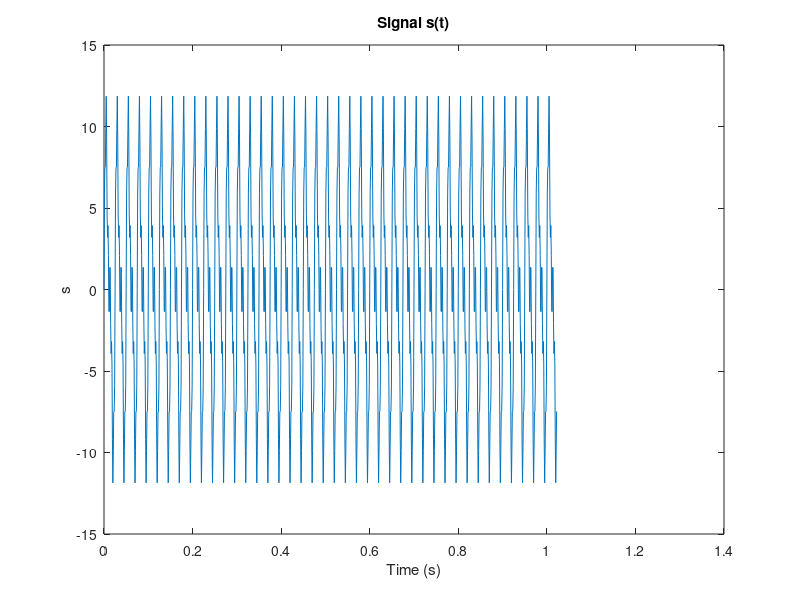
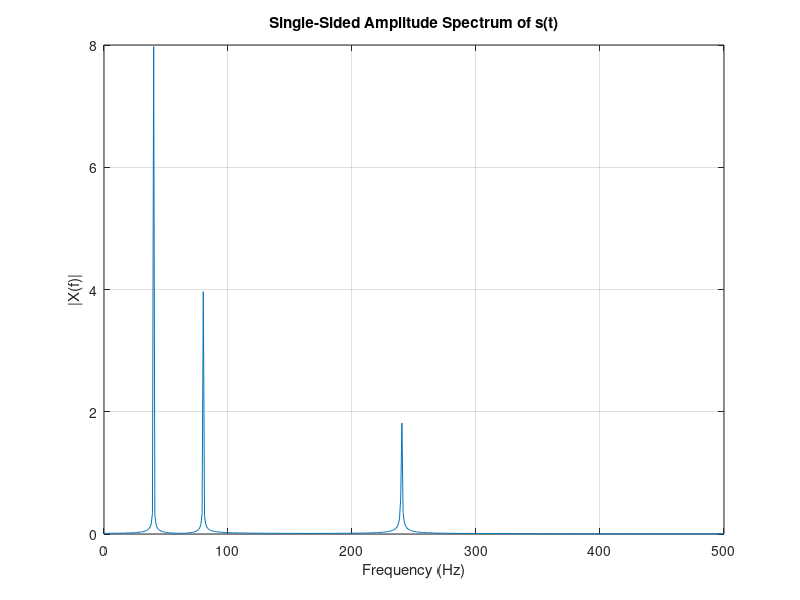

The MATLAB script that drew these images, in order:
clc; close all; clear all;      % Clean up the workspace

Fs = 1000;                      % Sampling frequency
Ts = 1/Fs;                      % Sample period
N = 2^10;                       % Length of signal. Must be a power of two
t = (0:N-1)*Ts;                 % Time vector
% Sum of a 40 Hz sinusoid, 80 Hz sinusoid and a 240 Hz sinusoid
s = 8*sin(2*pi*40*t) + 4*sin(2*pi*80*t)+2*sin(2*pi*240*t); 

% Plot signal.
figure(1)
plot(t,s) 
title('Signal s(t)')
xlabel('Time (s)')
ylabel('s')


X = fft(s,N)/N;                 %FFT
f = Fs/2*linspace(0,1,N/2+1); 	%frequencies

% Plot single-sided amplitude spectrum.
figure(2)
plot(f,2*abs(X(1:N/2+1))) 
title('Single-Sided Amplitude Spectrum of s(t)')
xlabel('Frequency (Hz)')
ylabel('|X(f)|')
grid on